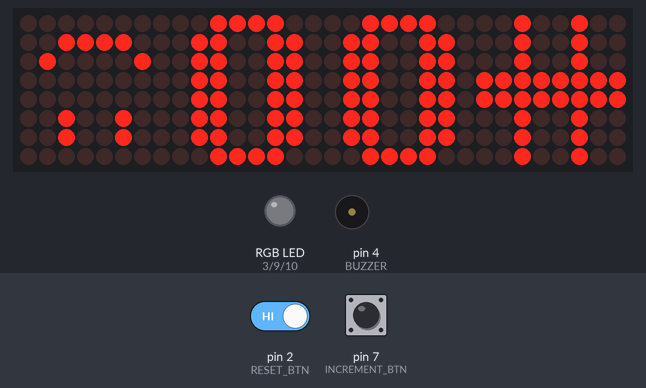
A sketch run on a simulated Arduino Uno, built with avr-gcc and run on an emulated ATmega328P. On the bench: 32×8 LED matrix, an RGB LED mixed from three pins (HIGH = lit), buzzer (waves = sounding). Inputs (shaded band) come from the test bench; at power-on: pin 7 (INCREMENT_BTN) HIGH, pin 2 (RESET_BTN) HIGH. Dim RGB values are drawn brighter than linear; what the sketch prints to the serial monitor is not drawn.

Above: at 1.2 s.
1.3 s: pin 7 (INCREMENT_BTN) pulled LOW for 0.15 s
At 3.0 s:
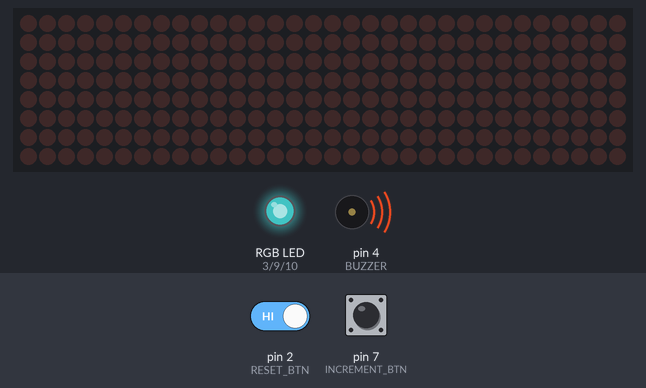
At 3.38 s:
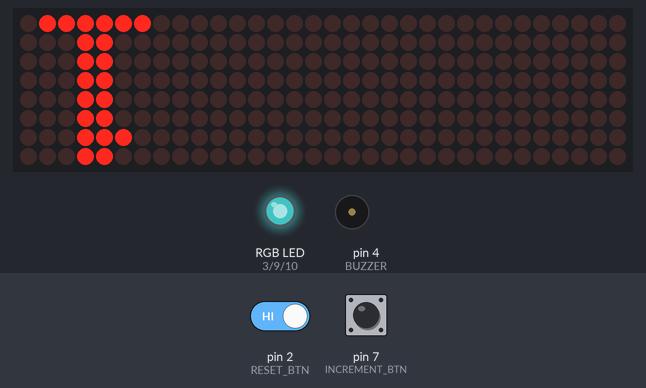
4.4 s: pin 2 (RESET_BTN) driven LOW
7.0 s: pin 2 (RESET_BTN) driven HIGH
At 9.0 s:
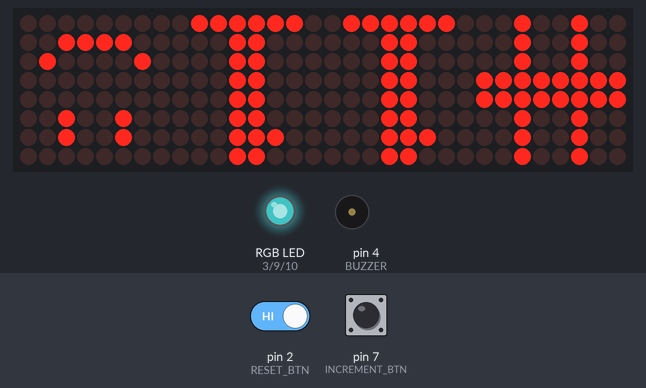
9.6 s: pin 7 (INCREMENT_BTN) pulled LOW for 1 s
At 11.68 s:
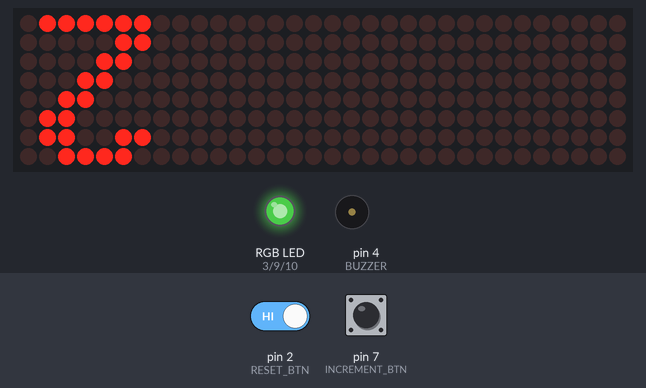
13.0 s: pin 2 (RESET_BTN) driven LOW
15.3 s: pin 7 (INCREMENT_BTN) pulled LOW for 3.2 s
Timing chart, 0 to 23.9 s (numbered marks = the images above; inputs shaded):
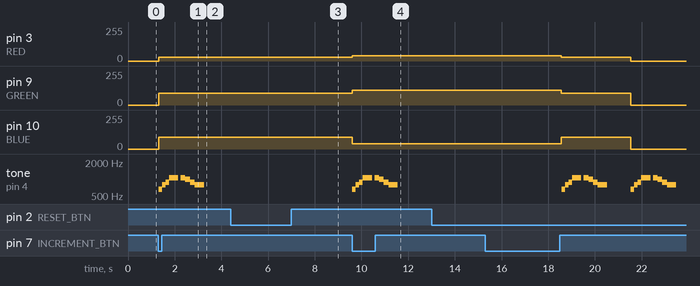

Measured:
- after the input at 1.3 s, pin 3 (RED): 0/255 → 30/255 at once; pin 9 (GREEN), pin 10 (BLUE): 0/255 → 90/255 at once; tone on pin 4 (BUZZER): plays 659 Hz for 0.15 s, 784 Hz for 0.15 s, 880 Hz for 0.15 s, 1047 Hz for 0.40 s, 1047 Hz for 0.20 s, 988 Hz for 0.20 s … (8 notes in this stretch), starting at once; the display: changes at once (image 1)
- after the input at 7.0 s, pin 3 (RED): stays 30/255 (without the input it goes to 0/255 after 1.7 s); pin 9 (GREEN), pin 10 (BLUE): stays 90/255 (without the input it goes to 0/255 after 1.7 s); tone on pin 4 (BUZZER): stays silent (without the input it goes to 659 Hz after 1.8 s)
- after the input at 9.6 s, pin 3 (RED): 30/255 → 40/255 at once; pin 9 (GREEN): 90/255 → 110/255 at once

The sketch:

main.ino
```cpp
#include <LedControl.h>

const int DIN = 11;
const int CLK = 13;
const int CS  = 12;
const int UNITS = 4;
const int RESET_BTN = 2;
const int INCREMENT_BTN = 7;

const int RED = 3;
const int GREEN = 9;
const int BLUE = 10;
const int BUZZER = 4;

int count = 0;

const byte digits[10][8] = {
  {B00111100,B01100110,B01100110,B01100110,B01100110,B01100110,B01100110,B00111100},
  {B01111110,B00011000,B00011000,B00011000,B00011000,B00011000,B00011100,B00011000},
  {B01111110,B00000110,B00001100,B00011000,B00110000,B01100000,B01100110,B00111100},
  {B00111100,B01100110,B01100000,B01100000,B00111000,B01100000,B01100110,B00111100},
  {B00110000,B00110000,B00110000,B01111110,B00110010,B00110100,B00111000,B00110000},
  {B00111100,B01100110,B01100000,B01100000,B01100000,B00111110,B00000110,B01111110},
  {B00111100,B01100110,B01100110,B01100110,B00111110,B00000110,B01100110,B00111100},
  {B00001100,B00001100,B00001100,B00001100,B00011000,B00110000,B01100000,B01111110},
  {B00111100,B01100110,B01100110,B01100110,B00111100,B01100110,B01100110,B00111100},
  {B00111100,B01100110,B01100000,B01111100,B01100110,B01100110,B01100110,B00111100}
};

const byte smileyFace[8] = {
  B00000000,  // was row 7
  B00111100,  // was row 6
  B01000010,  // was row 5
  B00000000,  // was row 4
  B00000000,  // was row 3
  B00100100,  // was row 2
  B00100100,  // was row 1
  B00000000   // was row 0
};

const byte hashtag[8] = {
  B00100100,
  B00100100,  //   #  #
  B00100100,  //   #  #
  B11111111,  // ########  horizontal bar 1
  B11111111,  // ########  horizontal bar 2
  B00100100,  //   #  #
  B00100100,  //   #  #
  B00100100
};


const byte digitColors[9][3] = {
  { 30,  90,  90},   // 1 - Ice Cyan
  { 40, 110,  40},   // 2 - Soft Green
  { 20,  70, 120},   // 3 - Cool Blue
  { 10, 130,  80},   // 4 - Mint
  {  0, 100, 140},   // 5 - Deep Cyan
  { 15,  60, 160},   // 6 - True Blue
  { 40,  50, 120},   // 7 - Indigo
  { 20, 140,  20},   // 8 - Neon Green
  { 80,  90, 100}    // 9 - Neutral White
};

LedControl lc(DIN, CLK, CS, UNITS);

void setup() {
  Serial.begin(9600);  // Add serial debugging

  pinMode(RED, OUTPUT);
  pinMode(GREEN, OUTPUT);
  pinMode(BLUE, OUTPUT);
  pinMode(BUZZER, OUTPUT);
  pinMode(INCREMENT_BTN, INPUT_PULLUP);
  pinMode(RESET_BTN, INPUT_PULLUP);

  for (int i = 0; i < UNITS; i++) {
    lc.setIntensity(i, 1);
  }

  clearDisplay();
  showNumber();

  Serial.println("Setup complete!");
}

void playSound() {
  tone(BUZZER, 659);
  delay(150);
  tone(BUZZER, 784);
  delay(150);
  tone(BUZZER, 880);
  delay(150);
  tone(BUZZER, 1047);
  delay(400);
  noTone(BUZZER);
  delay(100);

  tone(BUZZER, 1047);
  delay(200);
  tone(BUZZER, 988);
  delay(200);
  tone(BUZZER, 880);
  delay(200);
  tone(BUZZER, 784);
  delay(400);
  noTone(BUZZER);
}

void clearDisplay() {
  for (int i = 0; i < UNITS; i++) {
    lc.shutdown(i, false);
    lc.clearDisplay(i);
  }
}

void showNumber() {
  for (int r = 0; r < 8; r++) {
    lc.setRow(0, r, hashtag[r]);
    lc.setRow(1, r, digits[count][r]);
    lc.setRow(2, r, digits[count][r]);
    lc.setRow(3, r, smileyFace[r]);
  }
}

void bounceNumber(int number) {
  for (int unit = UNITS - 1; unit >= 0; unit--) {
    clearDisplay();
    for (int r = 0; r < 8; r++) {
      lc.setRow(unit, r, digits[number][r]);
    }
    delay(200);
  }

  for (int unit = 1; unit < UNITS; unit++) {
    clearDisplay();
    for (int r = 0; r < 8; r++) {
      lc.setRow(unit, r, digits[number][r]);
    }
    delay(200);
  }

  clearDisplay();
  for (int r = 0; r < 8; r++) {
    lc.setRow(0, r, digits[number][r]);
  }
  delay(200);
}

void slideNumber(int number) {
  for (int scroll = 32; scroll >= 0; scroll--) {
    clearDisplay();

    int unit = scroll / 8;
    int shift = scroll % 8;

    if (unit < UNITS) {
      for (int row = 0; row < 8; row++) {
        byte digitByte = digits[number][row];

        if (shift > 0 && unit < UNITS) {
          lc.setRow(unit, row, digitByte >> shift);
        } else if (unit < UNITS) {
          lc.setRow(unit, row, digitByte);
        }

        if (shift > 0 && unit > 0) {
          lc.setRow(unit - 1, row, digitByte << (8 - shift));
        }
      }
    }
    delay(40);
  }
}

void zoomIn(int number) {
  for (int zoom = 0; zoom < 4; zoom++) {
    clearDisplay();

    for (int unit = 0; unit < UNITS; unit++) {
      for (int r = 0; r < 8; r++) {
        byte rowData = digits[number][r];

        if (zoom == 0) rowData = rowData & B00011000;
        else if (zoom == 1) rowData = rowData & B00111100;
        else if (zoom == 2) rowData = rowData & B01111110;

        lc.setRow(unit, r, rowData);
      }
    }
    delay(150);
  }

  clearDisplay();
  showNumber();
  delay(200);
}

void clearLED() {
  analogWrite(RED, 0);
  analogWrite(GREEN, 0);
  analogWrite(BLUE, 0);
}

void emitColorOnLED() {
  if (count == 0) {
    clearLED();
  } else {
    analogWrite(RED, digitColors[count - 1][0]);
    analogWrite(GREEN, digitColors[count - 1][1]);
    analogWrite(BLUE, digitColors[count - 1][2]);
  }
}

void loop() {

  // RESET - just check if button is pressed
  if (digitalRead(RESET_BTN) == LOW && count != 0) {
    count--;
    emitColorOnLED();
    showNumber();
    playSound();
    delay(1000);  // Simple delay to avoid repeat
  }

  // INCREMENT - check if button is pressed
  if (digitalRead(INCREMENT_BTN) == LOW) {
    count++;
    if (count > 9) count = 0;

    clearDisplay();
    emitColorOnLED();

    playSound();
    bounceNumber(count);
    delay(300);
    slideNumber(count);
    delay(300);
    zoomIn(count);
    delay(300);

    clearDisplay();
    showNumber();

    // Wait for button release
    while (digitalRead(INCREMENT_BTN) == LOW) {
      delay(10);
    }
    delay(50);  // Extra delay after release
  }
}
```
